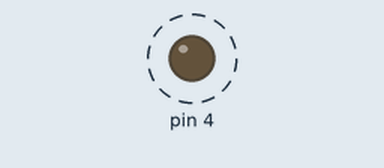
This program was run on a simulated Arduino Nano, built with avr-gcc and run on an emulated ATmega328P. Parts: output pins drawn as LEDs (lit = HIGH). Dashed ring = blinking. What the program prints to the serial monitor is not drawn.

Above: at 0.2 s.
Timing chart, 0 to 3.0 s (numbered marks = the images above):
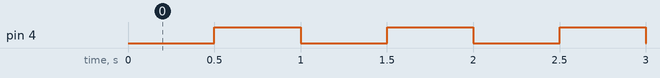

Measured:
- by itself, pin 4: alternates HIGH for 0.50 s and LOW for 0.50 s

The program:

main.cpp
```cpp
/**
* Code voorbeeld van Arduino timer met twee componenten, zonder externe library
*/
#include <Arduino.h>
#include "h/SimpleTimer.h"


#include "h/Led.h"
#include "h/SerialService.h"

SimpleTimer timer;

Led *led;
SerialService *serialService;

void ledLoop(){
  led->loop();
}

void serialLoop(){
  serialService->loop();
}
void setup() {
  Serial.begin(9600);
  serialService = new SerialService();
  pinMode(4, OUTPUT);
  led = new Led();
  timer.setInterval(500, ledLoop);
  timer.setInterval(3000, serialLoop);
}

void loop() {
  timer.run();
}
```

Led.h
```cpp
#ifndef LED
#define LED

#include <Arduino.h>


class Led{
private:
  int ledPin;
  int ledState;
public:
  Led();
  void loop();
  void setLedPin(int ledpin);
};


#endif
```

SerialService.h
```cpp
#ifndef SERIALSERVICE
#define SERIALSERVICE

#include <Arduino.h>

class SerialService{
private:
  int counter = 0;
public:
  SerialService();
  void loop();
};

#endif
```

Led.cpp
```cpp
#include "../h/Led.h"
#define LED_TIMEOUT 500

Led::Led(){
  this->ledState = 0;
}

void Led::loop(){
    this->ledState = !this->ledState;
    digitalWrite(4, this->ledState);
}

void Led::setLedPin(int ledpin){
  this->ledPin = ledpin;
}
```

SerialService.cpp
```cpp
#include "../h/SerialService.h"

#define SERIAL_LOOP_TIME 1000

SerialService::SerialService(){
  // empty constructor
}

void SerialService::loop(){
    this->counter++;
    Serial.print("Message: #");
    Serial.println(this->counter);
}
```
